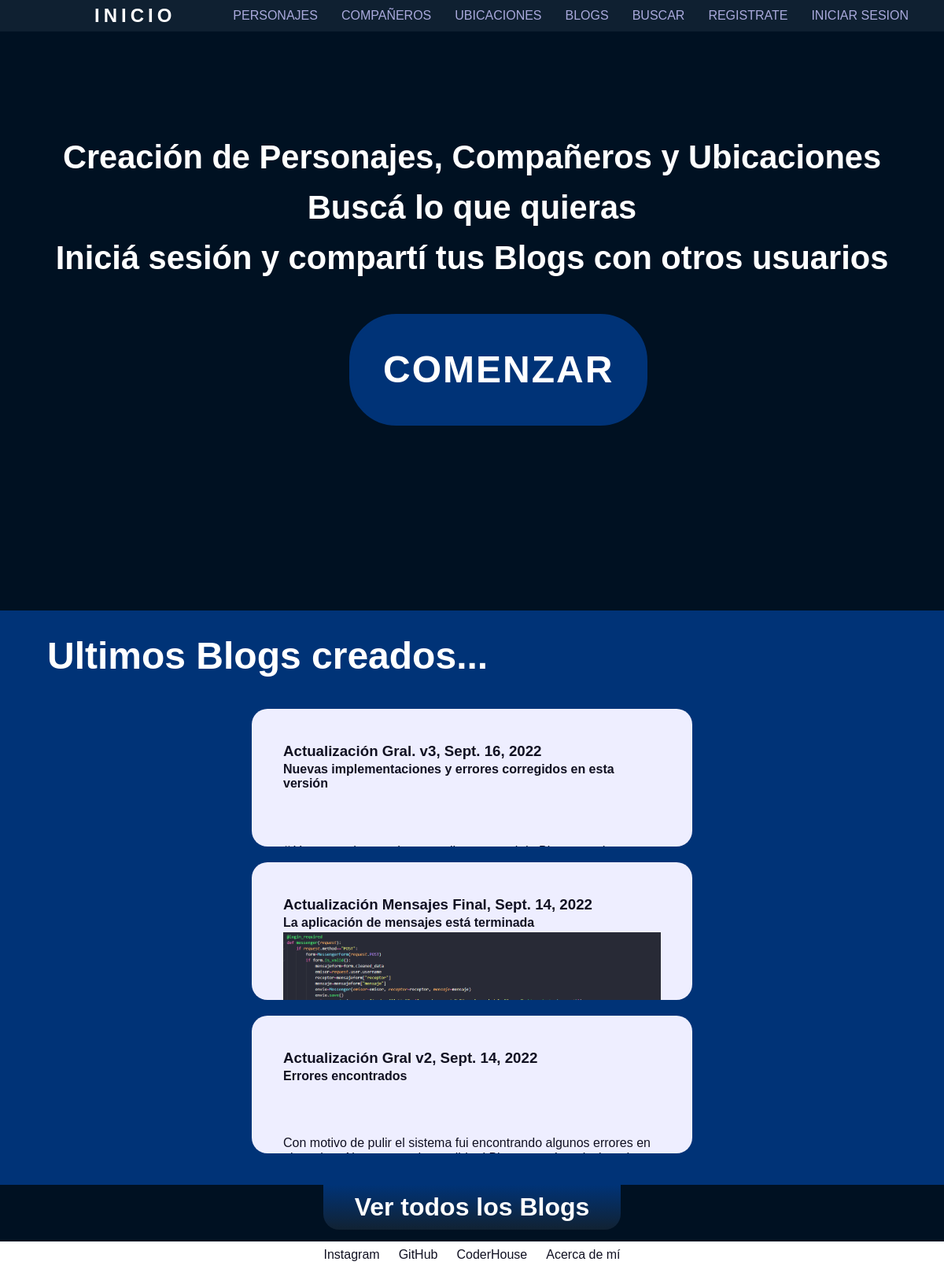
The page / on the database its author committed.
### AppPersonajes/models.py (models this page shows, shortened)
class UserBlog(models.Model):
    username=models.CharField(max_length=50)
    titulo=models.CharField(max_length=50)
    subtitulo=models.CharField(max_length=100)
    fechapub=models.DateField(default=datetime.now)
    imagen=models.ImageField(upload_to='blogs', null=True, blank=True)
    texto=RichTextField(max_length=2000)

### AppPersonajes/views.py (the view)
# urls.py: path("", inicio, name="inicio"),
def inicio(request):
    blogs=UserBlog.objects.order_by("-fechapub")[:3]
    return render(request, "App/inicio.html", {"blogs":blogs, "imagen":obtenerAvatar(request)})

### AppPersonajes/templates/App/inicio.html (shortened to what this page needs)
{% extends "App/padre.html" %}
{% load static %}
{% block contenido_variable %}
    <div class="contenedor_inicio">
        <h1 class="titulo_inicio">
            <p class="p1">Creación de Personajes, Compañeros y Ubicaciones</p><br>
            <p class="p2">Buscá lo que quieras</p><br>
            <p class="p3">Iniciá sesión y compartí tus Blogs con otros usuarios</p>
        </h1>
        <a class="btn_crear" href="{% url 'crear' %}">COMENZAR </a>
    </div>
    <div class="last3">Ultimos Blogs creados...</div>
    <section class="section-blogs">
        {% for blog in blogs reversed %}
            <a class="cada-blog" href="{% url 'blog' blog.id %}" title="Leer más">
                <h3>{{ blog.titulo }}, {{ blog.fechapub }}</h3>
                <h4>{{ blog.subtitulo }}</h4>
                {% if blog.imagen %}
                    <img src="{{ blog.imagen.url }}" alt="img-blog" title="Imagen Blog de {{ blog.username }}">
                {% else %}
                    <p class="blog-texto">{{ blog.texto|safe }}</p>
                {% endif %}
            </a>
        {% endfor %}
    </section>
    <a class="btn-listablog" href="{% url 'listablog' %}">Ver todos los Blogs</a>
{% endblock %}

### AppPersonajes/static/App/css/style.css (style rules this page uses)
* { color: #fff; text-decoration: none; }
body { background-color: #012; display: flex; flex-direction: column; font-family: sans-serif; }
.contenedor_inicio { display: block; height: 92vh; margin-top: 40px; width: 100%; }
.titulo_inicio { font-size: 2.6em; margin: 16vh 0 5vh; text-align: center; width: 100%; }
.titulo_inicio p { display: inline-block; margin: 0; padding: 1vh 0; }
.btn_crear { background-color: #037; border: solid #037; border-radius: 60px; display: flex; font-size: 3em; font-weight: bold; justify-content: center; letter-spacing: 2px; margin:0 37%; min-width: max-content; padding: 40px; transition: 1s; }
.last3 { background-color: #037; font-size: 3em; font-weight: bold; padding: 30px 0 0 5%; width: 100%; }
.section-blogs { align-items: flex-end; background-color: #037; display: flex; flex-wrap: wrap-reverse; height: 100%; justify-content: space-evenly; padding: 30px 50px; width: 100%; }
.cada-blog { background-color: #eef; border-radius: 20px; display: inline-block; padding: 40px; height: 175px; margin: 10px; min-width: 560px; overflow: hidden; width: 32%; }
.cada-blog * { color: #112; margin: 3px 0; }
.blog-texto { display: inline-block; }
.cada-blog img { margin: auto; object-fit: scale-down; }
.btn-listablog { background: linear-gradient(to top, #123, #037); border-radius: 0 0 20px 20px; display: inline-block; font-size: 2em; font-weight: bold; margin: 0 auto 50px; padding: 10px 40px; text-align: center; width: max-content; }

### rows shown on the page
UserBlog: titulo "Actualización Gral v2", fechapub "Sept. 14, 2022", subtitulo "Errores encontrados", texto "Con motivo de pulir el sistema fui encontrando algunos errores en…"
UserBlog: titulo "Actualización Mensajes Final", fechapub "Sept. 14, 2022", subtitulo "La aplicación de mensajes está terminada", imagen (picture)
UserBlog: titulo "Actualización Gral. v3", fechapub "Sept. 16, 2022", subtitulo "Nuevas implementaciones y errores corregidos en esta versión"
